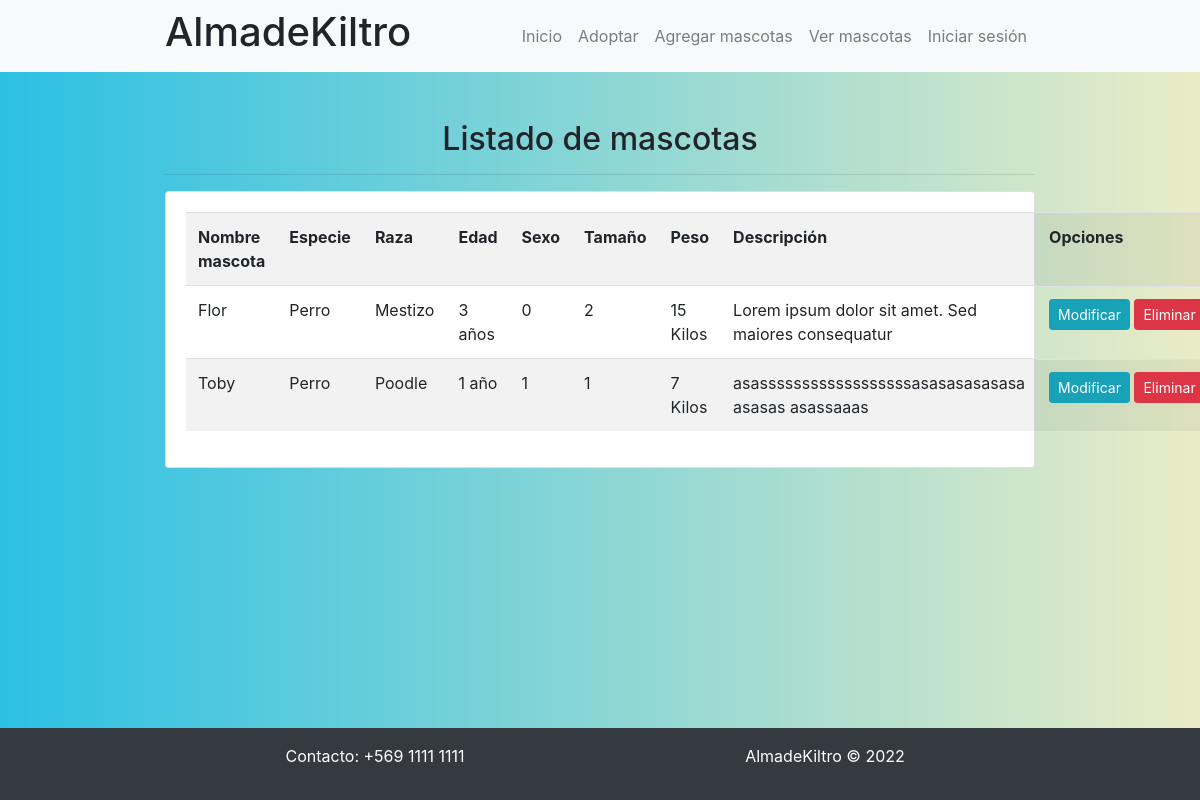
Screenshot of /listar-mascotas/ with the database file from the repository.
### app/models.py (models this page shows, shortened)
class Mascota(models.Model):
    nombre_mascota = models.CharField(max_length=250)
    imagen = models.ImageField(upload_to="mascota", null=True)
    edad_mascota = models.CharField(max_length=250)
    sexo = models.IntegerField(choices=opciones_sexo)
    descripcion = models.TextField()
    tamaño = models.IntegerField(choices=opciones_tamaño)
    peso = models.CharField(max_length=250)
    especie = models.ForeignKey(Especie, on_delete=models.PROTECT)
    raza = models.ForeignKey(Raza, on_delete=models.PROTECT)

class Especie(models.Model):
    nombre_especie = models.CharField(max_length=250)
    def __str__(self):
        return self.nombre_especie

class Raza(models.Model):
    nombre_raza = models.CharField(max_length=250)
    def __str__(self):
        return self.nombre_raza

### app/views.py (the view)
# urls.py: path('listar-mascotas/', listar_mascotas, name="listar_mascotas"),
def listar_mascotas(request):
    mascotas = Mascota.objects.all()
    data = {
        'mascotas': mascotas
    }
    return render(request, 'app/mascota/listar.html', data)

### app/templates/app/mascota/listar.html (shortened to what this page needs)
{% extends 'app/base.html' %}
{% load static %}
{% block css %}
<link rel="stylesheet" href="https://cdn.jsdelivr.net/npm/bootstrap@4.6.1/dist/css/bootstrap.min.css">
<link rel="stylesheet" href="{% static 'app/css/mascotas.css' %}"> {% endblock %}
{% block contenido %}
<h2 class="fw-bold text-center">Listado de mascotas</h2>
<hr>
<div class="card">
    <div class="card-body">
        <table class="table table-striped table-hover table-responsive-sm">
            <tr>
                <th>Nombre mascota</th>
                <th>Especie</th>
                <th>Raza</th>
                <th>Edad </th>
                <th>Sexo</th>
                <th>Tamaño</th>
                <th>Peso</th>
                <th>Descripción</th>
                <th>Opciones</th>
            </tr>
            {% for m in mascotas %}
            <tr>
                <td>{{ m.nombre_mascota | title }}</td>
                <td>{{ m.especie }}</td>
                <td>{{ m.raza }}</td>
                <td>{{ m.edad_mascota }}</td>
                <td>{{ m.sexo }}</td>
                <td>{{ m.tamaño }}</td>
                <td>{{ m.peso }}</td>
                <td>{{ m.descripcion }}</td>
                <td class="d-flex">
                    <a href="{% url 'modificar_mascota' m.id %}" class="btn btn-info btn-sm">Modificar</a> &nbsp;
                    <a href="#" onclick="eliminarMascota({{ m.id }})" class="btn btn-danger btn-sm">Eliminar</a>
                </td>
            </tr>
            {% endfor %}
        </table>
    </div>
</div>
{% endblock %}

### app/static/app/css/mascotas.css (style rules this page uses)
html { min-height: 100%; position: relative; }
body { background: #2BC0E4; background: -webkit-linear-gradient(to right, #EAECC6, #2BC0E4); background: linear-gradient(to left, #EAECC6, #2BC0E4); margin: 0; margin-bottom: 40px; }

### rows the page displays
Mascota: nombre_mascota "Flor", especie "Perro", raza "Mestizo", edad_mascota "3 años", sexo "0", tamaño "2", peso "15 Kilos", descripcion "Lorem ipsum dolor sit amet. Sed maiores consequatur"
Mascota: nombre_mascota "Toby", especie "Perro", raza "Poodle", edad_mascota "1 año", sexo "1", tamaño "1", peso "7 Kilos", descripcion "asassssssssssssssssssasasasasasasa asasas asassaaas"
